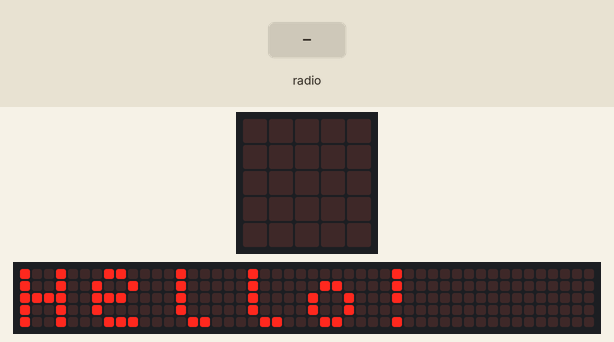
Simulated run of this program. Board: BBC micro:bit (MakeCode). Shown: the board's 5×5 LED display, a strip that is not on the board, showing the scrolling text unrolled. The test bench sets the inputs (shaded band). No radio messages arrive unless stated (any console line starting 'radio sent:' is added by the test bench); the 48×5 strip is a reading aid, not a part: it shows the text the display is scrolling, unrolled, one strip-width of it at a time; what the program prints to the serial console is not drawn.

Above: at 0.1 s.
At 5.0 s:
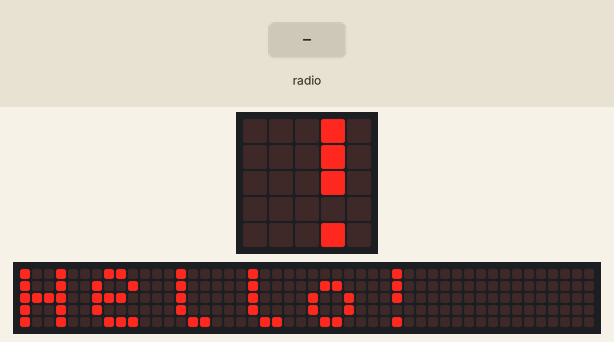
5.1 s: radio message "1" arrives
At 6.8 s:
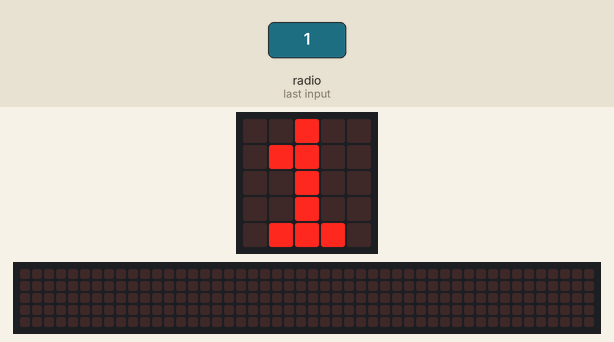
Timing chart, 0 to 8.3 s (numbered marks = the images above; inputs shaded):
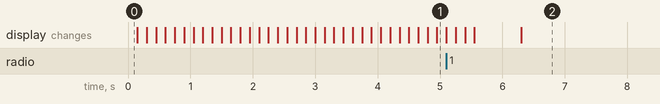

The program:

main.ts
```typescript
radio.onReceivedNumber(function (receivedNumber) {
    receive = receivedNumber
})
let receive = 0
radio.setGroup(80)
receive = 0
let qsum = 0
basic.showString("Hello!")
while (receive == 0) {
    basic.pause(5000)
}
basic.clearScreen()
qsum = receive
radio.setGroup(50)
while (true) {
    basic.showNumber(qsum)
    radio.sendNumber(qsum)
}
```

test.ts
```typescript
// テストはここに来ます。このパッケージが拡張機能として使用されるときにはコンパイルされません。
```

Measured:
- after the input at 5.1 s, the display: first differs from a run without the input after 1.2 s (image 2)
